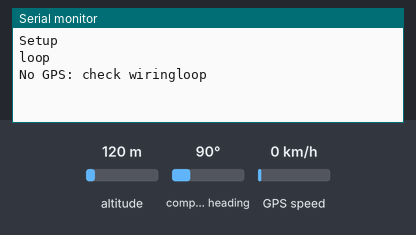
A sketch run on a simulated Arduino Mega 2560, built with avr-gcc and run on an emulated ATmega2560. Shown: the last lines printed to the serial monitor. Inputs (shaded band) come from the test bench; at power-on: GPS speed 0 km/h, altitude 120 m, compass heading 90°. The GPS gets a fix after 3 s at 37.7749, -122.4194 with 8 satellites.

Above: at 1.2 s.
1.3 s: GPS speed set to 2 km/h
At 4.6 s:
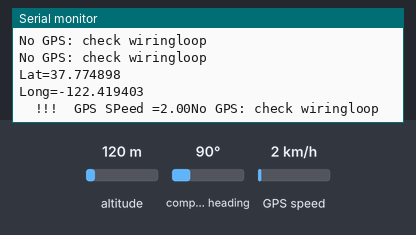
5.4 s: GPS speed set to 30 km/h
At 7.8 s:
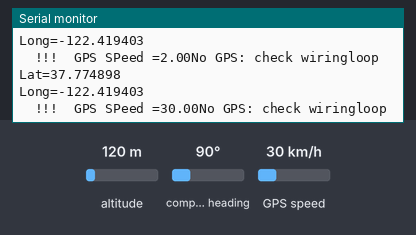

The sketch:

gpsTest2Aril2018.ino
```cpp
#include <SoftwareSerial.h>
#include "TinyGPS.h"

TinyGPS gps;
//
int unoRxPin = 4; // connected to TX pin of the GPS
int unoTxPin = 3; // connected to RX pin of the GPS
//SoftwareSerial ss(unoRxPin, unoTxPin);


int backLight = 13;    // pin 13 will control the backlight
//
long startMillis;
long secondsToFirstLocation = 0;

float flat = 0;
float flon = 0;
float gpsSpeed = 0;

void setup() {
  Serial.begin(115200);
Serial.println("Setup");
  Serial1.begin(9600);

} // setup ends here

void loop() {

Serial.println("loop");
    bool newData = false;
    unsigned long chars = 0;
    unsigned short sentences, failed;

    // For one second we parse GPS data and report some key values
    for (unsigned long start = millis(); millis() - start < 1000;)
    {
      while (Serial1.available())
      {
        int c = Serial1.read();
        ++chars;
        if (gps.encode(c)) // Did a new valid sentence come in?
          newData = true;
      }
    }

    if (newData)
    {
      // we have a location fix so output the lat / long and time to acquire
      if (secondsToFirstLocation == 0) {
        secondsToFirstLocation = (millis() - startMillis) / 1000;
      }

      // lcd2.clear();  // start with a blank screen

      unsigned long age;
      gps.f_get_position(&flat, &flon, &age);
      gpsSpeed = gps.f_speed_kmph();


      // lcd2.setCursor(0, 0);          // set cursor to column 0, row 0 (the first row)
      Serial.print("Lat=");
      Serial.println(flat == TinyGPS::GPS_INVALID_F_ANGLE ? 0.0 : flat, 6);

      //

      Serial.print("Long=");
      Serial.println(flon == TinyGPS::GPS_INVALID_F_ANGLE ? 0.0 : flon, 6);
      Serial.print("  !!!  GPS SPeed =");
      Serial.print(gpsSpeed);

      if (chars == 0) {
        // if you haven't got any chars then likely a wiring issue
       // lcd2.setCursor(0, 2);          // set cursor to column 0, row 0 (the first row)
        Serial.print("No GPS: check wiring");
      }
      else if (secondsToFirstLocation == 0) {
        // if you have received some chars but not yet got a fix then indicate still searching and elapsed time
        //lcd2.clear();  // start with a blank screen

        long seconds = (millis() - startMillis) / 1000;

        //lcd2.setCursor(0, 0);          // set cursor to column 0, row 0 (the first row)
       // lcd2.print("Searching ");
        for (int i = 0; i < seconds % 4; ++i) {
         // lcd2.print(".");
        }

        //lcd2.setCursor(0, 1);
        //lcd2.print("Elapsed time:");
        //lcd2.print(seconds);
        //lcd2.print("s");
      }
    }

   // distanceInKmBetweenEarthCoordinates(lat1, lon1, lat2, lon2);
     Serial.print("No GPS: check wiring");
}
//
//float degreesToRadians(float degrees) {
//  return degrees * PI / 180;
//}
//
//float distanceInKmBetweenEarthCoordinates(float lat1 ,float lon1 , float lat2 ,float lon2) {
//  float earthRadiusKm = 6371;
//
//  float dLat = degreesToRadians(lat2-lat1);
//  float dLon = degreesToRadians(lon2-lon1);
//
//  lat1 = degreesToRadians(lat1);
//  lat2 = degreesToRadians(lat2);
//
//  float a = sin(dLat/2) * sin(dLat/2) +
//          sin(dLon/2) * sin(dLon/2) * cos(lat1) * cos(lat2);
//  float c = 2 * atan2(sqrt(a), sqrt(1-a));
//  return earthRadiusKm * c;
//}
```

Measured:
- after the input at 1.3 s, the serial monitor: prints a new line after 2.7 s (image 1)
- after the input at 5.4 s, the serial monitor: prints a new line after 1.6 s (image 2)
